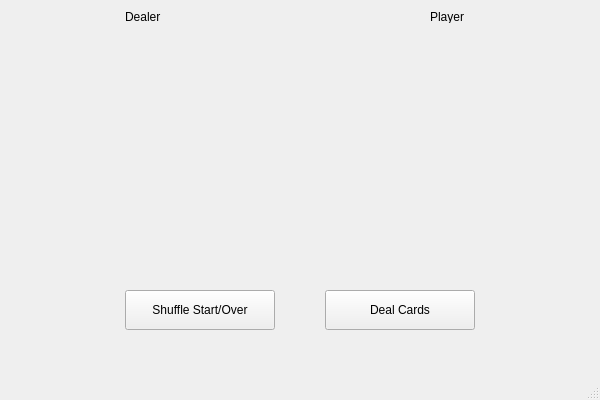
<?xml version="1.0" encoding="UTF-8"?>
<ui version="4.0">
 <class>MainWindow</class>
 <widget class="QMainWindow" name="MainWindow">
  <property name="geometry">
   <rect>
    <x>0</x>
    <y>0</y>
    <width>600</width>
    <height>400</height>
   </rect>
  </property>
  <property name="windowTitle">
   <string>MainWindow</string>
  </property>
  <property name="styleSheet">
   <string notr="true">background-color: &quot;green&quot;;</string>
  </property>
  <widget class="QWidget" name="centralwidget">
   <widget class="QPushButton" name="spushButton">
    <property name="geometry">
     <rect>
      <x>125</x>
      <y>290</y>
      <width>150</width>
      <height>40</height>
     </rect>
    </property>
    <property name="styleSheet">
     <string notr="true">background-color: light gray;</string>
    </property>
    <property name="text">
     <string>Shuffle Start/Over</string>
    </property>
   </widget>
   <widget class="QPushButton" name="dpushButton">
    <property name="geometry">
     <rect>
      <x>325</x>
      <y>290</y>
      <width>150</width>
      <height>40</height>
     </rect>
    </property>
    <property name="styleSheet">
     <string notr="true">background-color: light gray;</string>
    </property>
    <property name="text">
     <string>Deal Cards</string>
    </property>
   </widget>
   <widget class="QLabel" name="dealerlabel">
    <property name="geometry">
     <rect>
      <x>125</x>
      <y>40</y>
      <width>150</width>
      <height>218</height>
     </rect>
    </property>
    <property name="text">
     <string/>
    </property>
    <property name="pixmap">
     <pixmap>images/cards/2_of_clubs.png</pixmap>
    </property>
    <property name="scaledContents">
     <bool>true</bool>
    </property>
   </widget>
   <widget class="QLabel" name="playerLabel">
    <property name="geometry">
     <rect>
      <x>325</x>
      <y>40</y>
      <width>150</width>
      <height>218</height>
     </rect>
    </property>
    <property name="text">
     <string/>
    </property>
    <property name="pixmap">
     <pixmap>images/cards/2_of_diamonds.png</pixmap>
    </property>
    <property name="scaledContents">
     <bool>true</bool>
    </property>
   </widget>
   <widget class="QLabel" name="dlabel">
    <property name="geometry">
     <rect>
      <x>125</x>
      <y>10</y>
      <width>150</width>
      <height>13</height>
     </rect>
    </property>
    <property name="text">
     <string>Dealer</string>
    </property>
   </widget>
   <widget class="QLabel" name="plabel">
    <property name="geometry">
     <rect>
      <x>430</x>
      <y>10</y>
      <width>40</width>
      <height>13</height>
     </rect>
    </property>
    <property name="text">
     <string>Player</string>
    </property>
   </widget>
  </widget>
  <widget class="QMenuBar" name="menubar">
   <property name="geometry">
    <rect>
     <x>0</x>
     <y>0</y>
     <width>600</width>
     <height>21</height>
    </rect>
   </property>
  </widget>
  <widget class="QStatusBar" name="statusbar"/>
 </widget>
 <resources/>
 <connections/>
</ui>
